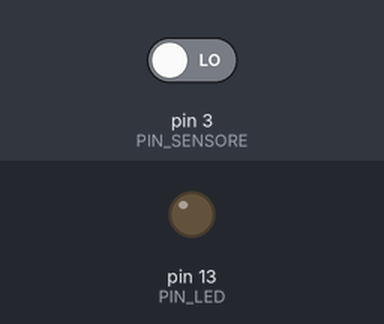
Simulated run of this sketch. Board: Arduino Leonardo, built with avr-gcc and run on an emulated ATmega32U4. Shown: output pins drawn as LEDs (lit = HIGH). The test bench sets the inputs (shaded band); at power-on: pin 3 (PIN_SENSORE) LOW. USB keyboard and mouse output is not drawn.

Above: at 1.2 s.
1.3 s: pin 3 (PIN_SENSORE) driven HIGH
At 34.5 s:
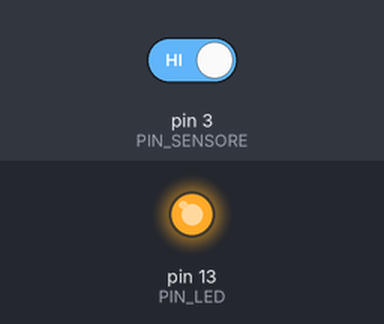
Timing chart, 0 to 35.6 s (numbered marks = the images above; inputs shaded):
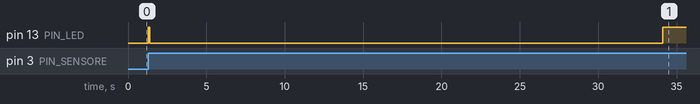

The sketch:

riscrittura.ino
```cpp
// (licence header left out)
#include <Keyboard.h>

#define MODALITA 0//Modalita 0=tastiera, 1=seriale
#define T_UTILE_SENSORE 1000
#define T_ACCENSIONE_LED 100
#define T_INVIO_COMANDI 500
#define T_RILASCIO_TASTI 300
//ccccc
#define TASTO_ON 'a'
#define TASTO_OFF 'c'

#define PIN_LED 13
#define PIN_SENSORE 3

volatile int ms_rovescia_ultima_rilevazione = 0;
volatile int ms_rovescia_accensione_led = 0;
volatile int ms_invio_comandi=0;
volatile int ms_tasto=T_RILASCIO_TASTI;


unsigned int old_millis=0;

//Prototipi
/*
void aziona_tastiera(int tempo);
void aziona_led(int tempo);
*/

void setup() {
  pinMode(PIN_LED, OUTPUT);
  pinMode(PIN_SENSORE,INPUT);

  if (MODALITA==0)
  {
    Keyboard.begin();
  }
  else
  {
    Serial.begin(4800);
    while (!Serial)
    {
      ;
    }
  }
  attachInterrupt(digitalPinToInterrupt(PIN_SENSORE), magnet_detect, RISING);

}

void loop()
{

  //Calcolo delta e decremento valori
  int millis_attuali=millis();
  int delta=millis_attuali-old_millis;
  old_millis=millis_attuali;
  ms_rovescia_ultima_rilevazione=ms_rovescia_ultima_rilevazione - delta;
  ms_rovescia_accensione_led = ms_rovescia_accensione_led - delta;
  ms_invio_comandi = ms_invio_comandi - delta;
  ms_tasto= ms_tasto-delta;

  if (ms_invio_comandi<0)
  {
    ms_invio_comandi=T_INVIO_COMANDI;
    //Invio pressioni tasti
    aziona_tastiera(ms_rovescia_ultima_rilevazione);
  }
  aziona_led(ms_rovescia_accensione_led);

  if (ms_tasto<0)
  {
    Keyboard.release(TASTO_ON);
    Keyboard.release(TASTO_OFF);
  }
  delay(50);
}

void magnet_detect()
{
  ms_rovescia_ultima_rilevazione=T_UTILE_SENSORE;
  ms_rovescia_accensione_led = T_ACCENSIONE_LED;
}

void aziona_tastiera(int tempo)
{
  if (MODALITA==0)//Tastiera
  {
    if(tempo>0)
    {
      Keyboard.press(TASTO_ON);
      ms_tasto=T_RILASCIO_TASTI;
    }
    else if (tempo>-2000)
    {
      Keyboard.press(TASTO_OFF);
      ms_tasto=T_RILASCIO_TASTI;
    }
    else
    {
      //Nulla, evito di riempire la comunicazione se per
      //due secondi non compare niente
    }
  }
  else//Seriale
  {
    if(tempo>0)
    {
      Serial.println("Acceso");
      ms_tasto=T_RILASCIO_TASTI;
    }
    else if (tempo>-2000)
    {
      Serial.println("Spento");
      ms_tasto=T_RILASCIO_TASTI;
    }
    else
    {
      //Nulla, evito di riempire la comunicazione se per
      //due secondi non compare niente
    }
  }
}

void aziona_led(int tempo)
{
  if (tempo>0)
  {
    digitalWrite(PIN_LED, HIGH);
  }
  else
  {
    digitalWrite(PIN_LED, LOW);
  }
}
```

Measured:
- after the input at 1.3 s, pin 13 (PIN_LED): LOW → HIGH after 0.00 s instead of 31.5 s
